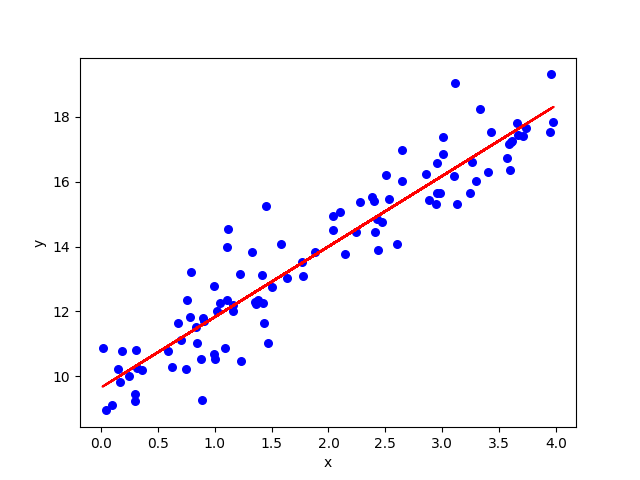

This chart was generated by the following Python code:
import numpy as np
import unittest
import matplotlib.pyplot as plt
from mpl_toolkits.mplot3d import Axes3D
from mpl_toolkits import mplot3d
from matplotlib import cm

#generating random data for a simple linear regression problem

#X is a 100x1 matrix of random values between 0 and 4.
#y is a target variable generated as a noisy linear function of X with a slope of 2 and an intercept of 10.
X = 4 * np.random.rand(100, 1) 
y = 10 + 2 * X + np.random.randn(100, 1)

# 1. Linear Hypothesis Function
def h(x, theta):
    expectation = np.dot(x, theta.reshape(x.shape[1], 1))
    return expectation

# 2. Mean Squared Error Function
def mean_squared_error(y_predicted, y_label):
    return np.sqrt(((y_predicted - y_label) ** 2).mean())

# 3. LeastSquaresRegression Class
class LeastSquaresRegression():
    def __init__(self, ):
        self.theta_ = None

    def fit(self, X, y):
        # Calculates theta that minimizes the MSE and updates self.theta_
        self.theta_ = np.dot((np.dot(np.linalg.inv(np.dot(X.T, X)), X.T)), y)

    def predict(self, X):
        # Make predictions for data X, i.e output y = h(X) (See equation in Introduction)
        return h(X, self.theta_)

# 4. Bias Column Function
def bias_column(X):
    return np.c_[np.ones((X.shape[0], 1)), X]

x_recent = bias_column(X)

print(X[:5])
print(" ---- ")
print(x_recent[:5])
model = LeastSquaresRegression()
model.fit(x_recent, y)
print(model.theta_)
y_new = model.predict(x_recent)

# 5. My_Visualization
def my_visualization(X, y, y_new):
    plt.scatter(X, y, color="b", marker="o", s=30)

    # plotting the regression line
    plt.plot(X, y_new, color="r")

    # putting labels
    plt.xlabel('x')
    plt.ylabel('y')

    # function to show plot
    plt.show()
    plt.savefig('my_linear_regression.png')

print(my_visualization(X, y, y_new))
# 6. GradientDescentOptimizer Class
# Define the GradientDescentOptimizer class based on your format
class GradientDescentOptimizer():

    def __init__(self, f, fprime, start, learning_rate=0.1):
        self.f_ = f  # Objective function
        self.fprime_ = fprime   # Gradient of the objective function
        self.current_ = start  # Current parameter values
        self.learning_rate_ = learning_rate  
        self.history_ = [start]    # Track parameter updates   

    def step(self):
        # Take a gradient descent steps, by Compute the new data and update selt.current_, to append the new data to history and it should return nothing
        new_data = self.current_ - (self.learning_rate_ * fprime(self.current_))
        self.current_ = new_data
        self.history_.append(self.current_)
        # print(self.current_)
        return

    def optimize(self, iterations=100):
        # Use the gradient descent to get closer to the minimum:
        # For each iteration, take a gradient step
        for i in range(iterations):
            self.step()
        return

    def getCurrentValue(self):
        # Return the current value of the optimizer
        return self.current_

    def print_result(self):
        print("Best theta found is " + str(self.current_))
        print("Value of f at this theta: f(theta) = " + str(self.f_(self.current_)))
        print("Value of f prime at this theta: f'(theta) = " + str(self.fprime_(self.current_)))


def f(x):
    return -np.exp(-(x - 0.7) ** 2)


def fprime(x):
    fp = 2 * x - np.array([4, 12])
    return fp

gradient = GradientDescentOptimizer(f, fprime, np.random.normal(size=(2,)), 0.1)
gradient.optimize(10)
gradient.print_result()

d = np.linspace(-10, 10, 20)
f = np.linspace(-10, 10, 20)
X, Y = np.meshgrid(d, f)

Z = X ** 2 + Y ** 2
fig = plt.figure(figsize=(5, 5))
ax = fig.add_subplot(111, projection='3d')
ax.plot_surface(X, Y, Z, rstride=1, cstride=1, color='b', alpha=0.1)

surface = ax.plot_surface(X, Y, Z,cmap=cm.coolwarm,rstride=2,cstride=2)

plt.show()
print(plt.savefig('function_f_in_3D_1.png'))

d = np.linspace(-10, 10, 20)
f = np.linspace(-10, 10, 20)
X, Y = np.meshgrid(d, f)

Z = X ** 2 + Y ** 2
fig = plt.figure(figsize=(5, 5))
ax = fig.add_subplot(111, projection='3d')
ax.plot_surface(X, Y, Z, rstride=1, cstride=1, color='b', alpha=0.1)
ax.plot([t[0] for t in gradient.history_], [t[1] for t in gradient.history_], markerfacecolor='b', markeredgecolor='b',
        marker='.', markersize=5)
plt.show()
print(plt.savefig('function_f_in_3D_2.png'))


# Running the unit tests

if __name__ == '__main__':
    unittest.main()